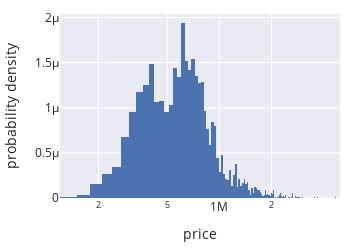

The code cell stored with this chart in its notebook:
### Markdown cell above
The log transformation makes the distribution of prices more symmetric.
Now, we can more easily see important features of the distribution, like
the mode at around $10^{5.85} ≈ \$700,000$ and the secondary mode
near $10^{5.55} ≈ \$350,000$.

The downside of using the log transform is that the actual values aren't
as intuitive---in this example, we needed to convert the values back to
original dollars. Because of this, we often favor transforming the axis to
use a log scale. When we do this, we don't transform the data. Instead,
we set the axis scale when we plot the code.

### Code cell
fig = px.histogram(sfh, x='price',
                   log_x=True,
                   histnorm='probability density',
                   width=350, height=250)
fig.update_traces(xbins_size=30_000)

### Figure 1 — Plotly figure (JSON) as saved in the notebook; plotly's stock layout.template omitted (floating-point values rounded to 4 significant figures; data arrays with more than 128 entries replaced by an {"elided": "..."} marker saying what was removed)
{"data": [{"alignmentgroup": "True", "bingroup": "x", "histnorm": "probability density", "hovertemplate": "price=%{x}<br>probability density=%{y}<extra></extra>", "legendgroup": "", "marker": {"color": "rgb(76,114,176)", "pattern": {"shape": ""}}, "name": "", "offsetgroup": "", "orientation": "v", "showlegend": false, "type": "histogram", "x": {"elided": "3065 int values"}, "xaxis": "x", "xbins": {"size": 30000}, "yaxis": "y"}], "layout": {"barmode": "relative", "height": 250, "legend": {"tracegroupgap": 0}, "width": 350, "xaxis": {"anchor": "y", "autorange": true, "domain": [0, 1], "range": [5.079, 6.697], "title": {"text": "price"}, "type": "log"}, "yaxis": {"anchor": "x", "autorange": true, "domain": [0, 1], "range": [0, 2.038e-06], "title": {"text": "probability density"}}}}
